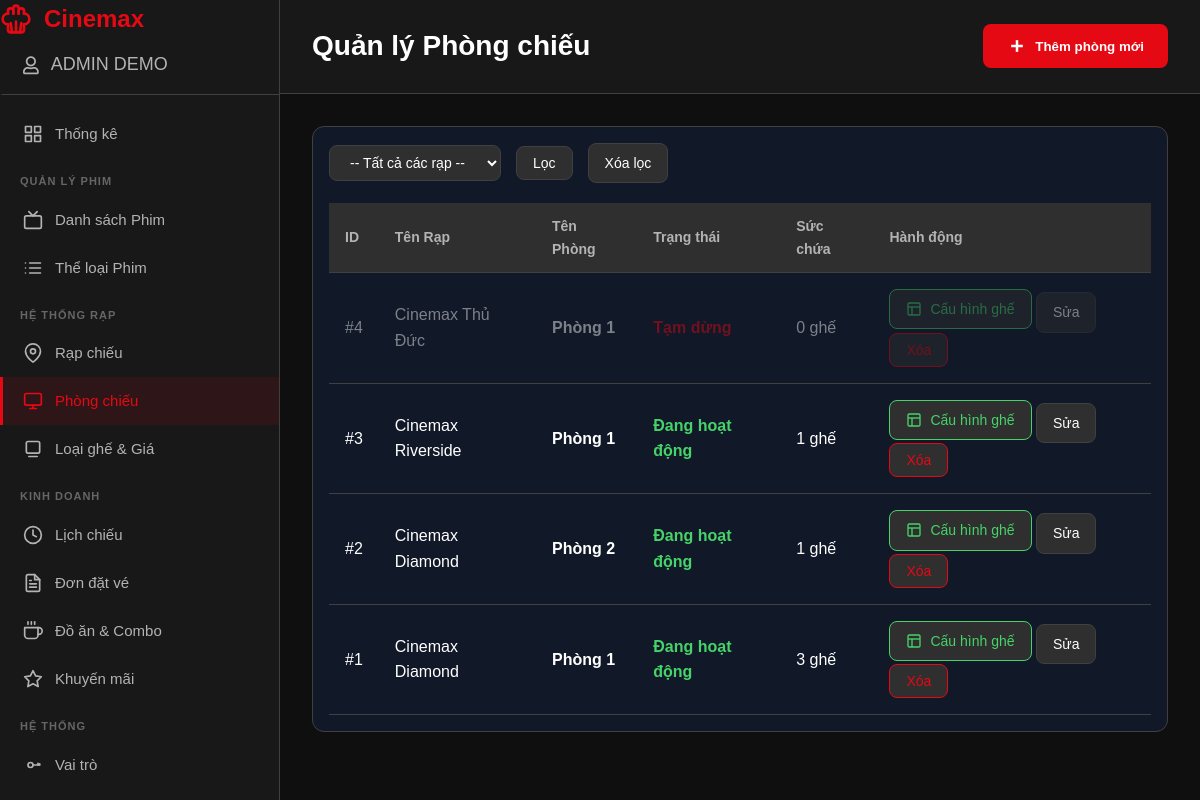
The app's page /views/admin/index.php?page=halls (signed in) with its own data.
### tables this page shows
CREATE TABLE halls (
        hall_id       INT AUTO_INCREMENT PRIMARY KEY,
        cinema_id     INT NOT NULL,
        name          VARCHAR(50) NOT NULL,
        total_seats   INT NOT NULL DEFAULT 0,
        status        TINYINT(1) NOT NULL DEFAULT 1,
        FOREIGN KEY (cinema_id) REFERENCES cinemas(cinema_id) ON DELETE CASCADE,
        UNIQUE KEY uk_cinema_hall (cinema_id, name)
    );

CREATE TABLE cinemas (
        cinema_id     INT AUTO_INCREMENT PRIMARY KEY,
        name          VARCHAR(150) NOT NULL,
        address       VARCHAR(255) NOT NULL,
        location_id   INT NOT NULL,
        status        TINYINT(1) NOT NULL DEFAULT 1,
        created_at    TIMESTAMP DEFAULT CURRENT_TIMESTAMP,
        FOREIGN KEY (location_id) REFERENCES locations(location_id) ON DELETE RESTRICT
    );

### config/permissionConfig.php (called while the page is built, shortened)
<?php
function getUserRoleName()
{
    return $_SESSION['user_role_name'];
}
function hasPermission($permission)
{
    $roleName = getUserRoleName();
    if ($roleName === 'admin') {
        return true;
    }
    return in_array($permission, $_SESSION['permissions']);
}

### services/HallService.php (called while the page is built, shortened)
<?php
require_once __DIR__ . '/../models/Hall.php';
class HallService
{
    private $hallModel;
    public function __construct($hallModel)
    {
        $this->hallModel = $hallModel;
    }
    public function getAllHalls($cinemaId = null)
    {
        return $this->hallModel->getAllHalls($cinemaId);
    }
}

### models/Hall.php (called while the page is built, shortened)
<?php
class Hall
{
    private $conn;
    public function __construct($conn)
    {
        $this->conn = $conn;
    }
    public function getAllHalls($cinemaId = null)
    {
        if ($cinemaId) {
            $sql = "SELECT
                        h.*,
                        h.hall_id AS HallID,
                        h.name    AS Name,
                        c.name    AS CinemaName,
                    CASE
                        WHEN h.status = 1 THEN 'Đang hoạt động'
                        WHEN h.status = 0 THEN 'Tạm dừng'
                        ELSE 'Bảo trì'
                    END as StatusName
                    FROM halls h
                    INNER JOIN cinemas c ON h.cinema_id = c.cinema_id
                    WHERE h.cinema_id = ?
                    ORDER BY h.hall_id DESC";
            $stmt = $this->conn->prepare($sql);
            if (!$stmt) {
                throw new Exception("SQL Error: " . $this->conn->error);
            }
            $stmt->bind_param("i", $cinemaId);
            if (!$stmt->execute()) {
                throw new Exception("SQL Execute Error: " . $stmt->error);
            }
            $result = $stmt->get_result();
            if (!$result) {
                throw new Exception("SQL Get Result Error: " . $stmt->error);
            }
        } else {
            $sql = "SELECT
                        h.*,
                        h.hall_id AS HallID,
                        h.name    AS Name,
                        c.name    AS CinemaName,
                    CASE
                        WHEN h.status = 1 THEN 'Đang hoạt động'
                        WHEN h.status = 0 THEN 'Tạm dừng'
                        ELSE 'Bảo trì'
                    END as StatusName
                    FROM halls h
                    INNER JOIN cinemas c ON h.cinema_id = c.cinema_id
                    WHERE 1=1
                    ORDER BY h.hall_id DESC";
            $result = $this->conn->query($sql);
        }
        $halls = [];
        while ($row = $result->fetch_assoc()) {
            $halls[] = $row;
        }
        return $halls;
    }
}

### views/admin/pages/halls.php (the view, shortened to what this page needs)
<?php
require_once __DIR__ . '/../../../config/dbConfig.php';
require_once __DIR__ . '/../../../models/Hall.php';
require_once __DIR__ . '/../../../services/HallService.php';
$conn = getDBConnection();
$hallModel = new Hall($conn);
$hallService = new HallService($hallModel);
$selectedCinemaId = $_GET['cinema_id'] ?? null;
$halls = [];
try {
    $halls = $hallService->getAllHalls($selectedCinemaId);
} catch (Exception $e) {
    $halls = [];
}
?>
<section class="halls">
    <header class="admin-header">
        <h1>Quản lý Phòng chiếu</h1>
        <?php if (hasPermission('halls_create')): ?>
            <button class="btn-add" onclick="openModal('addScreenModal')">
                <svg width="20" height="20" viewBox="0 0 24 24" fill="none" stroke="currentColor" stroke-width="3">
                    <line x1="12" y1="5" x2="12" y2="19"></line>
                    <line x1="5" y1="12" x2="19" y2="12"></line>
                </svg>
                <span>Thêm phòng mới</span>
            </button>
        <?php endif; ?>
    </header>
    <div class="dashboard-content">
        <div class="dashboard-card">
            <form method="GET" class="filter-bar" id="filterForm">
                <select name="cinema_id" class="filter-select" id="cinemaFilter">
                    <option value="">-- Tất cả các rạp --</option>
                </select>
                <button type="submit" class="btn-action">Lọc</button>
                <a href="index.php?page=halls" class="btn-action">Xóa lọc</a>
            </form>
            <div class="table-responsive">
                <table class="data-table">
                    <thead>
                        <tr>
                            <th>ID</th>
                            <th>Tên Rạp</th>
                            <th>Tên Phòng</th>
                            <th>Trạng thái</th>
                            <th>Sức chứa</th>
                            <th>Hành động</th>
                        </tr>
                    </thead>
                    <tbody>
                        <?php if (empty($halls)): ?>
                            <tr>
                                <td colspan="6" style="text-align: center; padding: 20px;">
                                    Chưa có phòng chiếu nào.
                                </td>
                            </tr>
                        <?php else: ?>
                            <?php foreach ($halls as $hall): ?>
                                <?php $isHallActive = (int)($hall['status'] ?? $hall['Status'] ?? 0) === 1; ?>
                                <tr style="<?php echo $isHallActive ? '' : 'opacity: 0.45;'; ?>">
                                    <td>#<?php echo htmlspecialchars($hall['hall_id'] ?? $hall['HallID'] ?? ''); ?></td>
                                    <td><?php echo htmlspecialchars($hall['CinemaName'] ?? ''); ?></td>
                                    <td><strong><?php echo htmlspecialchars($hall['name'] ?? $hall['Name'] ?? ''); ?></strong></td>
                                    <td>
                                        <?php
                                        $statusName = $hall['StatusName'] ?? '';
                                        $statusColor = '#666';
                                        if (stripos($statusName, 'hoạt động') !== false) {
                                            $statusColor = '#46d369';
                                        } elseif (stripos($statusName, 'bảo trì') !== false) {
                                            $statusColor = '#ffa500';
                                        } elseif (stripos($statusName, 'tạm dừng') !== false) {
                                            $statusColor = '#e50914';
                                        }
                                        ?>
                                        <span style="color: <?php echo $statusColor; ?>; font-weight: bold;">
                                            <?php echo htmlspecialchars($statusName); ?>
                                        </span>
                                    </td>
                                    <td><?php echo (int)($hall['SeatCount'] ?? 0); ?> ghế</td>
                                    <td>
                                        <?php $hallId = $hall['hall_id'] ?? $hall['HallID'] ?? 0; ?>
                                        <?php if (hasPermission('halls_update')): ?>
                                            <a href="index.php?page=seats&hall_id=<?php echo urlencode($hallId); ?>"
                                                class="btn-action"
                                                style="color: #46d369; border-color: #46d369;"
                                                title="Cấu hình ghế">
                                                <svg width="16" height="16" viewBox="0 0 24 24" fill="none" stroke="currentColor" stroke-width="2">
                                                    <rect x="3" y="3" width="18" height="18" rx="2" ry="2"></rect>
                                                    <path d="M3 9h18"></path>
                                                    <path d="M9 21V9"></path>
                                                </svg>
                                                Cấu hình ghế
                                            </a>
                                            <a href="#" class="btn-action"
                                                onclick="editHall(<?php echo (int)$hallId; ?>); return false;"
                                                title="Sửa">Sửa</a>
                                        <?php endif; ?>
                                        <?php if (hasPermission('halls_delete')): ?>
                                            <button class="btn-action danger"
                                                onclick="deleteHallHandler(<?php echo (int)$hallId; ?>)"
                                                type="button"
                                                title="Xóa">Xóa</button>
                                        <?php endif; ?>
                                    </td>
                                </tr>
                            <?php endforeach; ?>
                        <?php endif; ?>
                    </tbody>
                </table>
            </div>
        </div>
    </div>
</section>

### public/assets/css/style.css (style rules this page uses)
:root { --primary-color: #e50914; --primary-dark: #b20710; --secondary-color: #0f1014; --text-primary: #ffffff; --text-secondary: #b3b3b3; --bg-primary: #000000; --bg-secondary: #181818; --bg-tertiary: #2f2f2f; --border-color: #404040; --success-color: #46d369; --warning-color: #ffa500; --danger-color: #e50914; --shadow: 0 4px 12px rgba(0, 0, 0, 0.5); --shadow-lg: 0 8px 24px rgba(0, 0, 0, 0.6); --transition: all 0.3s ease; --border-radius: 8px; }
* { margin: 0; padding: 0; box-sizing: border-box; }
body { font-family: -apple-system, BlinkMacSystemFont, "Segoe UI", Roboto, "Helvetica Neue", Arial, sans-serif; background: var(--bg-primary); color: var(--text-primary); line-height: 1.6; overflow-x: hidden; }

### public/assets/css/admin.css (style rules this page uses)
.admin-header { background: var(--bg-secondary); border-bottom: 1px solid var(--border-color); padding: 24px 32px; display: flex; justify-content: space-between; align-items: center; position: sticky; top: 0; z-index: 100; }
.admin-header h1 { font-size: 28px; }
.dashboard-content { padding: 32px; }
.dashboard-card { background: var(--bg-secondary); border: 1px solid var(--border-color); border-radius: 12px; padding: 24px; }
.filter-select { padding: 8px 16px; background: var(--bg-tertiary); border: 1px solid var(--border-color); border-radius: var(--border-radius); color: var(--text-primary); font-size: 14px; cursor: pointer; }
.table-responsive { overflow-x: auto; }
.data-table { width: 100%; border-collapse: collapse; }
.data-table thead { background: var(--bg-tertiary); }
.data-table th { padding: 12px 16px; text-align: left; font-weight: 600; font-size: 14px; color: var(--text-secondary); border-bottom: 1px solid var(--border-color); }
.data-table td { padding: 16px; border-bottom: 1px solid var(--border-color); }
.data-table tbody tr { transition: var(--transition); }
.btn-action { padding: 8px 16px; background: var(--bg-tertiary); border: 1px solid var(--border-color); border-radius: var(--border-radius); color: var(--text-primary); cursor: pointer; transition: var(--transition); font-size: 14px; font-weight: 500; text-decoration: none; display: inline-flex; align-items: center; gap: 8px; }
.btn-action.danger { color: var(--danger-color); border-color: var(--danger-color); }
.btn-add { padding: 12px 24px; background: var(--primary-color); color: var(--text-primary); border: none; border-radius: var(--border-radius); font-weight: 600; cursor: pointer; transition: var(--transition); display: inline-flex; align-items: center; gap: 8px; }

### public/assets/css/movies_admin.css (style rules this page uses)
.filter-bar { display: flex; gap: 15px; margin-bottom: 20px; flex-wrap: wrap; align-items: center; }

### public/assets/css/shows_admin.css (style rules this page uses)
body { background: #0f0f0f; font-family: Arial; margin: 0; color: white; }

### public/assets/css/permission.css (style rules this page uses)
.dashboard-card { background: #111827; border-radius: 12px; padding: 16px; }

### records on screen
halls: hall_id "4", cinema.name "Cinemax Thủ Đức", name "Phòng 1", statusName "Tạm dừng", status "0"
halls: hall_id "3", cinema.name "Cinemax Riverside", name "Phòng 1", statusName "Đang hoạt động", status "1"
halls: hall_id "2", cinema.name "Cinemax Diamond", name "Phòng 2", statusName "Đang hoạt động", status "1"
halls: hall_id "1", cinema.name "Cinemax Diamond", name "Phòng 1", statusName "Đang hoạt động", SeatCount "3"

### other values on screen
$authUser['full_name'] "ADMIN DEMO"
